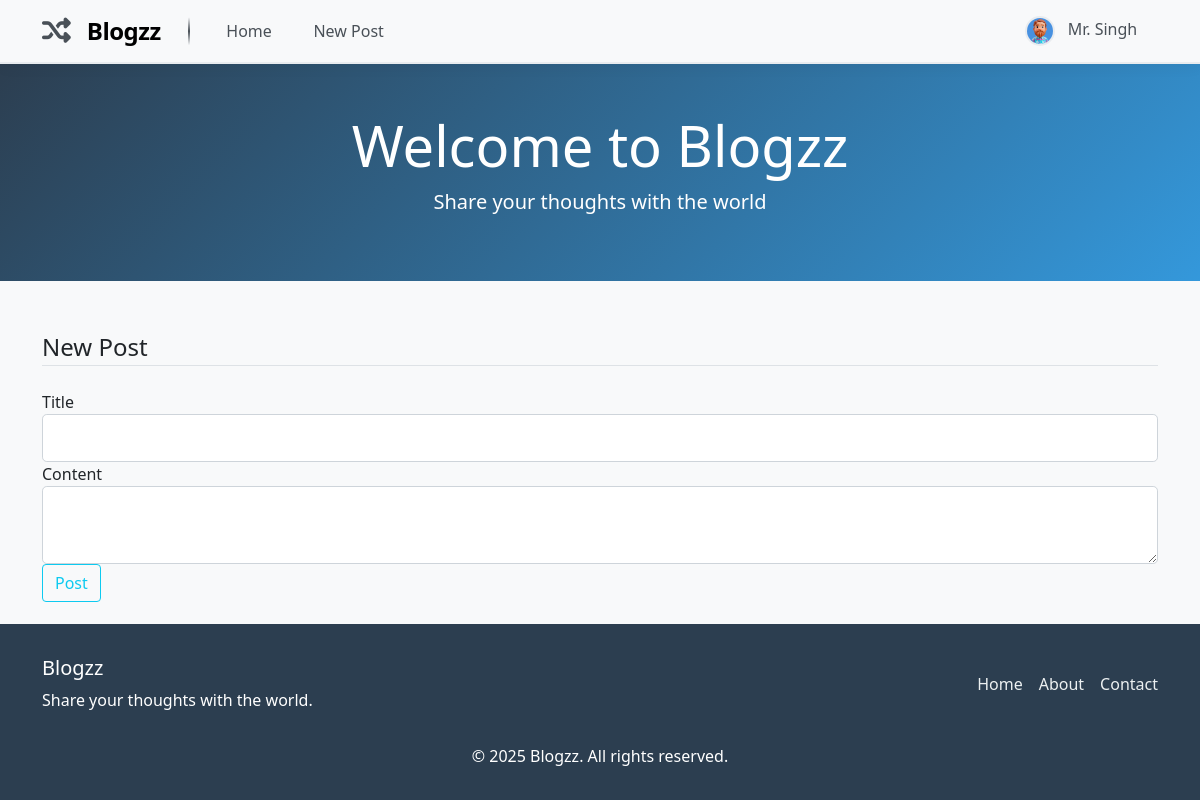
The page /post/new (signed in) on the database its author committed.
### app.py (models this page shows)
class User(UserMixin, db.Model):
    id = db.Column(db.Integer, primary_key=True)
    username = db.Column(db.String(20), unique=True, nullable=False)
    email = db.Column(db.String(120), unique=True, nullable=False)
    image_file = db.Column(db.String(20), nullable=False, default=app.config['DEFAULT_AVATAR'])
    password = db.Column(db.String(60), nullable=False)
    posts = db.relationship('Post', backref='author', lazy=True)

### app.py (the view)
@app.route("/post/new", methods=['GET', 'POST'])
@login_required
def new_post():
    form = PostForm()
    if form.validate_on_submit():
        post = Post(title=form.title.data, content=form.content.data, author=current_user)
        db.session.add(post)
        db.session.commit()
        flash('Your post has been created!', 'success')
        return redirect(url_for('home'))
    return render_template('create_post.html', title='New Post',
                           form=form, legend='New Post')

### app.py
class PostForm(FlaskForm):
    title = StringField('Title', validators=[DataRequired()])
    content = TextAreaField('Content', validators=[DataRequired()])
    submit = SubmitField('Post')

### app.py (called while the page is built)
@login_manager.user_loader
def load_user(user_id):
    return User.query.get(int(user_id))

### templates/create_post.html (shortened to what this page needs)
{% extends "base.html" %}
{% block content %}
<div class="content-section">
  <form method="POST" action="">
      <fieldset class="form-group">
          <legend class="border-bottom mb-4">{{ legend }}</legend>
          <div class="form-group">
              {{ form.title.label(class="form-control-label") }}
              {% if form.title.errors %}
                  {{ form.title(class="form-control form-control-lg is-invalid") }}
                  <div class="invalid-feedback">
                      {% for error in form.title.errors %}
                          <span>{{ error }}</span>
                      {% endfor %}
                  </div>
              {% else %}
                  {{ form.title(class="form-control form-control-lg") }}
              {% endif %}
          </div>
          <div class="form-group">
              {{ form.content.label(class="form-control-label") }}
              {% if form.content.errors %}
                  {{ form.content(class="form-control form-control-lg is-invalid") }}
                  <div class="invalid-feedback">
                      {% for error in form.content.errors %}
                          <span>{{ error }}</span>
                      {% endfor %}
                  </div>
              {% else %}
                  {{ form.content(class="form-control form-control-lg") }}
              {% endif %}
          </div>
      </fieldset>
      <div class="form-group">
          {{ form.submit(class="btn btn-outline-info") }}
      </div>
  </form>
</div>
{% endblock content %}

### templates/base.html (shortened to what this page needs)
<!DOCTYPE html>
<html lang="en">
<head>
    <link href="https://cdn.jsdelivr.net/npm/bootstrap@5.1.3/dist/css/bootstrap.min.css" rel="stylesheet">
    <link rel="stylesheet" href="https://cdnjs.cloudflare.com/ajax/libs/font-awesome/6.4.0/css/all.min.css">
    <link rel="stylesheet" href="{{ url_for('static', filename='style.css') }}">
</head>
<body>
    <nav class="navbar navbar-expand-lg navbar-dark bg-dark">
        <div class="container">
            <a class="navbar-brand" href="{{ url_for('home') }}">
                <i class="fas fa-random me-2"></i>
                <span class="logo-text" style="color: #000000;">Blogzz</span>
            </a>
            <div class="collapse navbar-collapse" id="navbarNav">
                <ul class="navbar-nav me-auto">
                    <li class="nav-item">
                        <a class="nav-link" href="{{ url_for('home') }}">Home</a>
                    </li>
                    {% if current_user.is_authenticated %}
                        <li class="nav-item">
                            <a class="nav-link" href="{{ url_for('new_post') }}">New Post</a>
                        </li>
                    {% endif %}
                </ul>
                <ul class="navbar-nav">
                    {% if current_user.is_authenticated %}
                        <li class="nav-item dropdown">
                            <a class="nav-link dropdown-toggle" href="#" id="navbarDropdown" role="button" data-bs-toggle="dropdown" aria-expanded="false">
                                <img src="{{ url_for('static', filename='avatars/' + current_user.image_file) }}"
                                     alt="Profile Picture"
                                     class="rounded-circle me-2"
                                     style="width: 30px; height: 30px; object-fit: cover;">
                                {{ current_user.username }}
                            </a>
                        </li>
                    {% endif %}
                </ul>
            </div>
        </div>
    </nav>
    <div class="hero-section bg-primary text-white py-5 mb-4">
        <div class="container text-center">
            <h1 class="display-4">Welcome to Blogzz</h1>
            <p class="lead">Share your thoughts with the world</p>
        </div>
    </div>
    <main class="container mt-4">
        {% block content %}{% endblock %}
    </main>
    <footer class="footer">
        <div class="container">
            <div class="footer-content">
                <div>
                    <h5>Blogzz</h5>
                    <p>Share your thoughts with the world.</p>
                </div>
                <ul class="footer-links">
                    <li><a href="#">Home</a></li>
                    <li><a href="#">About</a></li>
                    <li><a href="#">Contact</a></li>
                </ul>
            </div>
            <div class="footer-copyright">
                &copy; 2025 Blogzz. All rights reserved.
            </div>
        </div>
    </footer>
</body>
</html>

### static/style.css (style rules this page uses)
:root { --primary-color: #2c3e50; --secondary-color: #3498db; --accent-color: #e74c3c; --light-color: #ecf0f1; --dark-color: #2c3e50; --nav-bg: #f8f9fa; --nav-border: #e9ecef; --logo-primary: #495057; --logo-secondary: #343a40; --logo-accent: #212529; --nav-link-color: #495057; --nav-link-hover: #212529; --blogzz-color: #e74c3c; }
body { background-color: #f8f9fa; font-family: 'Segoe UI', system-ui, -apple-system, sans-serif; min-height: 100vh; display: flex; flex-direction: column; }
.navbar { background: var(--nav-bg) !important; border-bottom: 2px solid var(--nav-border); box-shadow: 0 2px 15px rgba(0, 0, 0, 0.05); backdrop-filter: blur(8px); }
.navbar-brand { position: relative; padding-right: 1.8rem; font-size: 1.5rem; font-weight: 600; display: flex; align-items: center; gap: 0.5rem; }
.navbar-brand::after { content: ""; position: absolute; right: 0; top: 50%; transform: translateY(-50%); height: 60%; width: 2px; background: linear-gradient(180deg, rgba(73, 80, 87, 0) 0%, var(--logo-primary) 50%, rgba(73, 80, 87, 0) 100%); }
.navbar-brand i { color: var(--logo-primary); font-size: 1.8rem; transition: all 0.3s ease; }
.logo-text { color: var(--blogzz-color); font-weight: 700; letter-spacing: -0.5px; }
.navbar-brand .logo-text { color: #000000; font-weight: 700; }
.nav-link { color: var(--logo-primary) !important; position: relative; margin: 0 0.8rem; font-weight: 500; transition: all 0.3s ease; }
.nav-link::before { content: ''; position: absolute; bottom: -5px; left: 50%; transform: translateX(-50%); width: 0; height: 2px; background: var(--logo-secondary); transition: width 0.3s ease; }
.navbar .dropdown-toggle::after { display: none; }
.navbar .nav-link img { width: 30px; height: 30px; object-fit: cover; }
.navbar .dropdown-toggle img { border: 2px solid var(--nav-border); transition: all 0.3s ease; }
.hero-section { background: linear-gradient(135deg, var(--primary-color) 0%, var(--secondary-color) 100%); color: white; padding: 4rem 0; margin-bottom: 3rem; }
.footer { background-color: var(--primary-color); color: white; margin-top: auto; padding: 2rem 0; }
.footer a { color: var(--light-color); text-decoration: none; transition: color 0.3s ease; }
.footer-content { display: flex; justify-content: space-between; align-items: center; flex-wrap: wrap; }
.footer-links { list-style: none; padding: 0; display: flex; gap: 1rem; }
.footer-copyright { margin-top: 1rem; text-align: center; width: 100%; }

### rows shown on the page
User: image_file (picture), username "Mr. Singh"

### other values the page prints
{{ legend }} "New Post"
